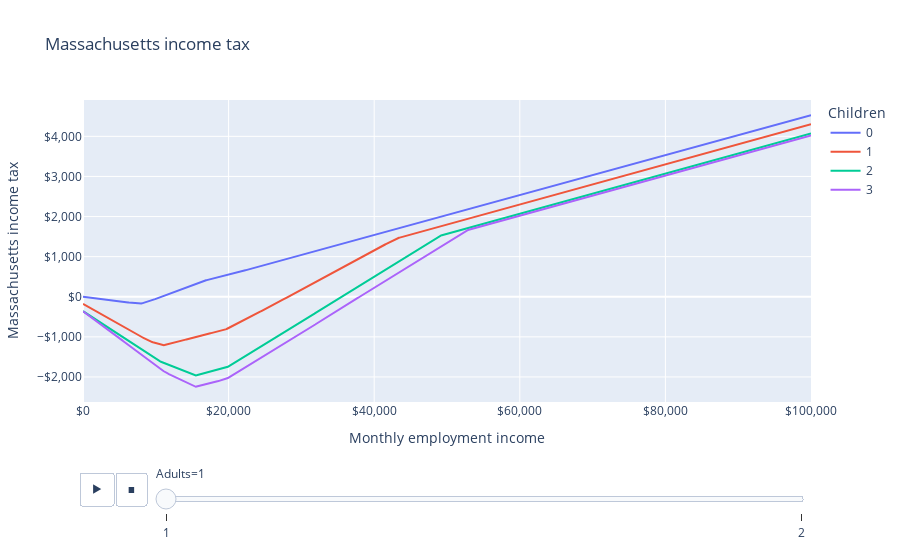

The notebook cell saved with this chart:
### Markdown cell above
# Massachusetts income tax

Massachusetts has a mostly flat income tax of five percent, with personal exemptions based on filing status and number of dependents.
It also has other exemptions, deductions, and credits, including a partial federal Earned Income Tax Credit match.

## Examples

### Full income tax

### Code cell
from openfisca_us import IndividualSim
import pandas as pd
import plotly.express as px


def make_tax(adults, children):
    sim = IndividualSim(year=2022)
    sim.add_person(name="head", age=25)
    members = ["head"]
    if adults == 2:
        sim.add_person(name="spouse")
        members += ["spouse"]
    for i in range(children):
        child = "child{}".format(i)
        sim.add_person(name=child, age=6)
        members += [child]
    sim.add_tax_unit(name="tax_unit", members=members)
    sim.add_spm_unit(name="spm_unit", members=members, rent=12_000)
    sim.add_household(name="household", members=members, state_code="MA")
    sim.vary("employment_income", max=100_000, step=100)
    return pd.DataFrame(
        dict(
            employment_income=sim.calc("employment_income")[0],
            state_income_tax=sim.calc("state_income_tax")[0].round(),
            state_eitc=sim.calc("state_eitc")[0].round(),
            state_limited_income_tax_credit=sim.calc(
                "state_limited_income_tax_credit"
            )[0].round(),
            mtr=sim.deriv(
                "state_income_tax", "employment_income", wrt_target="head"
            ),
            adults=adults,
            children=children,
        )
    )


# Make a table of state taxes for different numbers of adults and children.
l = []
for adults in range(1, 3):
    for children in range(0, 4):
        l.append(make_tax(adults, children))

df = pd.concat(l)

LABELS = dict(
    employment_income="Monthly employment income",
    state_income_tax="Massachusetts income tax",
    mtr="State marginal tax rate",
    adults="Adults",
    children="Children",
    state_eitc="Massachusetts EITC",
    state_limited_income_tax_credit="Massachusetts Limited Income Credit",
)

fig = px.line(
    df,
    "employment_income",
    "state_income_tax",
    color="children",
    animation_frame="adults",
    labels=LABELS,
    title="Massachusetts income tax",
)
fig.update_layout(xaxis_tickformat="$,", yaxis_tickformat="$,")
fig.show()

### Figure 1 — Plotly figure (JSON) as saved in the notebook; plotly's stock layout.template omitted (floating-point values rounded to 4 significant figures; data arrays with more than 128 entries replaced by an {"elided": "..."} marker saying what was removed)
{"data": [{"hovertemplate": "Children=0<br>Adults=1<br>Monthly employment income=%{x}<br>Massachusetts income tax=%{y}<extra></extra>", "legendgroup": "0", "line": {"color": "#636efa", "dash": "solid"}, "marker": {"symbol": "circle"}, "mode": "lines", "name": "0", "orientation": "v", "showlegend": true, "type": "scatter", "x": {"elided": "1001 int values"}, "xaxis": "x", "y": {"elided": "1001 int values"}, "yaxis": "y"}, {"hovertemplate": "Children=1<br>Adults=1<br>Monthly employment income=%{x}<br>Massachusetts income tax=%{y}<extra></extra>", "legendgroup": "1", "line": {"color": "#EF553B", "dash": "solid"}, "marker": {"symbol": "circle"}, "mode": "lines", "name": "1", "orientation": "v", "showlegend": true, "type": "scatter", "x": {"elided": "1001 int values"}, "xaxis": "x", "y": {"elided": "1001 int values"}, "yaxis": "y"}, {"hovertemplate": "Children=2<br>Adults=1<br>Monthly employment income=%{x}<br>Massachusetts income tax=%{y}<extra></extra>", "legendgroup": "2", "line": {"color": "#00cc96", "dash": "solid"}, "marker": {"symbol": "circle"}, "mode": "lines", "name": "2", "orientation": "v", "showlegend": true, "type": "scatter", "x": {"elided": "1001 int values"}, "xaxis": "x", "y": {"elided": "1001 int values"}, "yaxis": "y"}, {"hovertemplate": "Children=3<br>Adults=1<br>Monthly employment income=%{x}<br>Massachusetts income tax=%{y}<extra></extra>", "legendgroup": "3", "line": {"color": "#ab63fa", "dash": "solid"}, "marker": {"symbol": "circle"}, "mode": "lines", "name": "3", "orientation": "v", "showlegend": true, "type": "scatter", "x": {"elided": "1001 int values"}, "xaxis": "x", "y": {"elided": "1001 int values"}, "yaxis": "y"}], "layout": {"legend": {"title": {"text": "Children"}, "tracegroupgap": 0}, "sliders": [{"active": 0, "currentvalue": {"prefix": "Adults="}, "len": 0.9, "pad": {"b": 10, "t": 60}, "steps": [{"args": [["1"], {"frame": {"duration": 0, "redraw": false}, "fromcurrent": true, "mode": "immediate", "transition": {"duration": 0, "easing": "linear"}}], "label": "1", "method": "animate"}, {"args": [["2"], {"frame": {"duration": 0, "redraw": false}, "fromcurrent": true, "mode": "immediate", "transition": {"duration": 0, "easing": "linear"}}], "label": "2", "method": "animate"}], "x": 0.1, "xanchor": "left", "y": 0, "yanchor": "top"}], "title": {"text": "Massachusetts income tax"}, "updatemenus": [{"buttons": [{"args": [null, {"frame": {"duration": 500, "redraw": false}, "fromcurrent": true, "mode": "immediate", "transition": {"duration": 500, "easing": "linear"}}], "label": "&#9654;", "method": "animate"}, {"args": [[null], {"frame": {"duration": 0, "redraw": false}, "fromcurrent": true, "mode": "immediate", "transition": {"duration": 0, "easing": "linear"}}], "label": "&#9724;", "method": "animate"}], "direction": "left", "pad": {"r": 10, "t": 70}, "showactive": false, "type": "buttons", "x": 0.1, "xanchor": "right", "y": 0, "yanchor": "top"}], "xaxis": {"anchor": "y", "domain": [0, 1], "tickformat": "$,", "title": {"text": "Monthly employment income"}}, "yaxis": {"anchor": "x", "domain": [0, 1], "tickformat": "$,", "title": {"text": "Massachusetts income tax"}}}}
